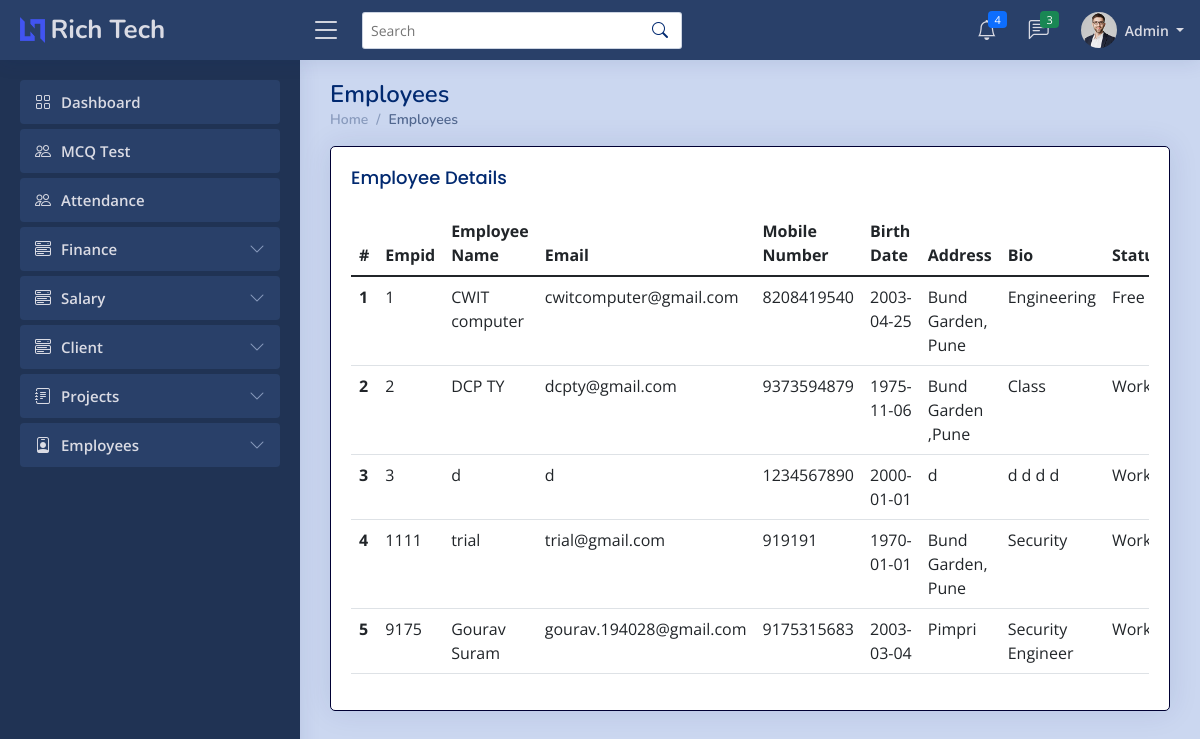
The app's page /admin/all_emp.php (signed in), older data.
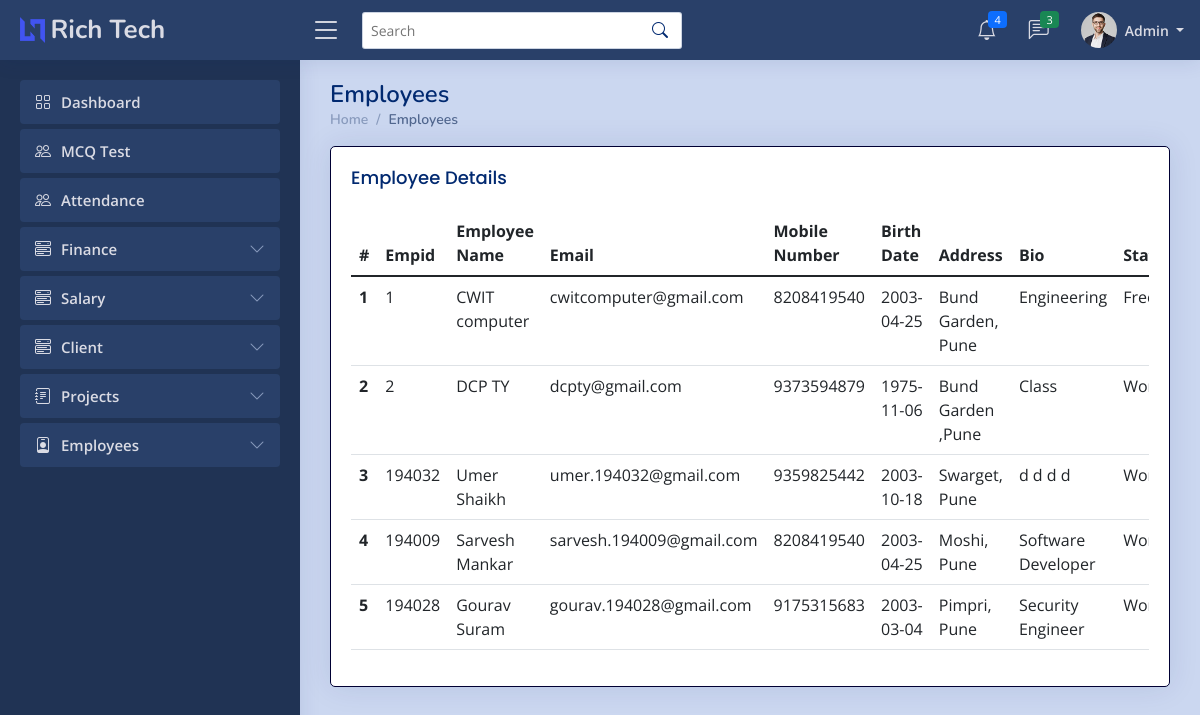
The same page, newer data.
### tables this page shows
CREATE TABLE `empt` (
  `Id` int(7) NOT NULL,
  `uname` varchar(255) NOT NULL,
  `empid` varchar(255) NOT NULL,
  `ename` varchar(255) NOT NULL,
  `deptname` varchar(255) NOT NULL,
  `email` varchar(255) NOT NULL,
  `mobile` varchar(14) NOT NULL,
  `dob` datetime NOT NULL,
  `eaddress` varchar(255) NOT NULL,
  `pphoto` longblob NOT NULL,
  `cv` longblob NOT NULL,
  `bio` longtext NOT NULL,
  `github` varchar(255) NOT NULL,
  `twitter` varchar(255) NOT NULL,
  `insta` varchar(255) NOT NULL,
  `linkedin` varchar(255) NOT NULL,
  `wstatus` varchar(20) NOT NULL
);

### admin/all_emp.php (the view, shortened to what this page needs)
<?php
    if ($_SESSION['erole']=="admin"){
?>
<!DOCTYPE html>
<html lang="en">
<head>
  <link href="../assets/vendor/bootstrap/css/bootstrap.min.css" rel="stylesheet">
  <link rel="stylesheet" href="../assets/vendor/bootstrap-icons/bootstrap-icons.css?v=<?php echo time(); ?>">
  <link href="../assets/vendor/boxicons/css/boxicons.min.css" rel="stylesheet">
  <link href="../assets/vendor/quill/quill.snow.css" rel="stylesheet">
  <link href="../assets/vendor/quill/quill.bubble.css" rel="stylesheet">
  <link href="../assets/vendor/remixicon/remixicon.css" rel="stylesheet">
  <link href="../assets/vendor/simple-datatables/style.css" rel="stylesheet">
  <link rel="stylesheet" href="../assets/css/style.css?v=<?php echo time(); ?>">
</head>
<body>
  <?php include 'imports/nav-admin.php'; ?>
  <main id="main" class="main">
    <div class="pagetitle">
      <h1>Employees</h1>
      <nav>
        <ol class="breadcrumb">
          <li class="breadcrumb-item"><a href="index.php">Home</a></li>
          <li class="breadcrumb-item active">Employees</li>
        </ol>
      </nav>
    </div>
    <section class="section dashboard">
        <div class="row">
            <div class="col-md-12">
                <div class="card">
                <div class="card-body">
                <h5 class="card-title">Employee Details</h5>
                <?php
                include '../imports/config.php';
                $conn=mysqli_connect($server_name,$username,$password,$database_name);
                $sql_query = "SELECT * from empt";
                $records = mysqli_query($conn, $sql_query);
                $n=1;
                echo '<div class="table-responsive">';
                echo '<table class="table table-hover">';
                    echo '<thead class="thead-dark">';
                        echo '<tr>';
                        echo '<th scope="col">#</th>';
                        echo '<th scope="col">Empid</th>';
                        echo '<th scope="col">Employee Name</th>';
                        echo '<th scope="col">Email</th>';
                        echo '<th scope="col">Mobile Number</th>';
                        echo '<th scope="col">Birth Date</th>';
                        echo '<th scope="col">Address</th>';
                        echo '<th scope="col">Bio</th>';
                        echo '<th scope="col">Status</th>';
                        echo '</tr>';
                    echo '</thead>';
                    echo '<tbody>';
                    while($data = mysqli_fetch_array($records)){
                        $empid=$data['empid'];
                        $ename=$data['ename'];
                        $email=$data['email'];
                        $mobile=$data['mobile'];
                        $dob=$data['dob'];
                        $address=$data['eaddress'];
                        $bio=$data['bio'];
                        $wstatus=$data['wstatus'];
                        $dob1=explode(" ",$dob);
                        $dob=$dob1[0];
                        echo '<tr>
                                <th scope="row">'.$n.'</th>
                                <td>'.$empid.'</td>
                                <td>'.$ename.'</td>
                                <td>'.$email.'</td>
                                <td>'.$mobile.'</td>
                                <td>'.$dob.'</td>
                                <td>'.$address.'</td>
                                <td>'.$bio.'</td>
                                <td>'.$wstatus.'</td>
                                </tr>';
                        $n+=1;
                    }
                    echo '</tbody>
                    </table>';
                    echo '</div>';
                ?>
                </div>
            </div>
            </div>
        </div>
    </section>
  </main>
</body>
</html>
<?php
}
      else{
          ob_start();
          header('Location: '.'../index.php');
          ob_end_flush();
          die();
      }
    ?>

### admin/imports/nav-admin.php (shortened to what this page needs)
<header id="header" class="header fixed-top d-flex align-items-center">
  <div class="d-flex align-items-center justify-content-between">
    <a href="index.php" class="logo d-flex align-items-center">
      <img src="../assets/img/logo.png" alt="">
      <span class="d-none d-lg-block">Rich Tech</span>
    </a>
    <i class="bi bi-list toggle-sidebar-btn"></i>
  </div>
  <div class="search-bar">
    <form class="search-form d-flex align-items-center" method="POST" action="#">
      <input type="text" name="query" placeholder="Search" title="Enter search keyword">
      <button type="submit" title="Search"><i class="bi bi-search"></i></button>
    </form>
  </div>
  <nav class="header-nav ms-auto">
    <ul class="d-flex align-items-center">
      <li class="nav-item dropdown">
        <a class="nav-link nav-icon" href="#" data-bs-toggle="dropdown">
          <i class="bi bi-bell"></i>
          <span class="badge bg-primary badge-number">
            <?php
              include '../imports/config.php';
              $sql_query = "SELECT * FROM notift WHERE euid='admin' ORDER BY id DESC LIMIT 4;";
              $result = mysqli_query($conn,$sql_query);
              $count = mysqli_num_rows($result);
              echo $count;
            ?>
          </span>
        </a>
      </li>
      <li class="nav-item dropdown">
        <a class="nav-link nav-icon" href="#" data-bs-toggle="dropdown">
          <i class="bi bi-chat-left-text"></i>
          <span class="badge bg-success badge-number">3</span>
        </a>
      </li>
      <li class="nav-item dropdown pe-3">
        <a class="nav-link nav-profile d-flex align-items-center pe-0" href="#" data-bs-toggle="dropdown">
          <img src="../assets/img/profile-img.jpg" alt="Profile" class="rounded-circle">
          <span class="d-none d-md-block dropdown-toggle ps-2"> Admin </span>
        </a>
      </li>
    </ul>
  </nav>
</header>
<aside id="sidebar" class="sidebar">
  <ul class="sidebar-nav" id="sidebar-nav">
    <li class="nav-item">
      <a class="nav-link " href="index.php">
        <i class="bi bi-grid"></i>
        <span>Dashboard</span>
      </a>
    </li>
    <li class="nav-item">
      <a class="nav-link " href="../MCQ/dashboard.php">
        <i class="bi bi-people"></i>
        <span>MCQ Test</span>
      </a>
    </li>
          <li class="nav-item">
      <a class="nav-link " href="attendance.php">
        <i class="bi bi-people"></i>
        <span>Attendance</span>
      </a>
    </li>
    <li class="nav-item">
      <a class="nav-link collapsed" data-bs-target="#finance-nav" data-bs-toggle="collapse" href="#">
        <i class="bi bi-menu-button-wide"></i><span>Finance</span><i class="bi bi-chevron-down ms-auto"></i>
      </a>
    </li>
    <li class="nav-item">
      <a class="nav-link collapsed" data-bs-target="#salary-nav" data-bs-toggle="collapse" href="#">
        <i class="bi bi-menu-button-wide"></i><span>Salary</span><i class="bi bi-chevron-down ms-auto"></i>
      </a>
    </li>
    <li class="nav-item">
      <a class="nav-link collapsed" data-bs-target="#client-nav" data-bs-toggle="collapse" href="#">
        <i class="bi bi-menu-button-wide"></i><span>Client</span><i class="bi bi-chevron-down ms-auto"></i>
      </a>
    </li>
    <li class="nav-item">
      <a class="nav-link collapsed" data-bs-target="#projects-nav" data-bs-toggle="collapse" href="#">
        <i class="bi bi-journal-text"></i><span>Projects</span><i class="bi bi-chevron-down ms-auto"></i>
      </a>
    </li>
    <li class="nav-item">
      <a class="nav-link collapsed" data-bs-target="#employees-nav" data-bs-toggle="collapse" href="#">
        <i class="bi bi-person-badge"></i><span>Employees</span><i class="bi bi-chevron-down ms-auto"></i>
      </a>
    </li>
  </ul>
</aside>

### assets/css/style.css (style rules this page uses)
:root { scroll-behavior: smooth; }
body { font-family: "Open Sans", sans-serif; background: #cbd7f0; color: #444444; }
a { color: #4154f1; text-decoration: none; }
h1, h2, h3, h4, h5, h6 { font-family: "Nunito", sans-serif; }
#main { margin-top: 60px; padding: 20px 30px; transition: all 0.3s; }
.pagetitle { margin-bottom: 10px; }
.pagetitle h1 { font-size: 24px; margin-bottom: 0; font-weight: 600; color: #012970; }
.card { margin-bottom: 30px; border-width: 1px; border-color: #000033; border-radius: 5px; box-shadow: 0px 0 30px rgba(1, 41, 112, 0.1); }
.card-title { padding: 20px 0 15px 0; font-size: 18px; font-weight: 500; color: #012970; font-family: "Poppins", sans-serif; }
.card-body { padding: 0 20px 20px 20px; }
.breadcrumb { font-size: 14px; font-family: "Nunito", sans-serif; color: #899bbd; font-weight: 600; }
.breadcrumb a { color: #899bbd; transition: 0.3s; }
.breadcrumb .breadcrumb-item::before { color: #899bbd; }
.breadcrumb .active { color: #51678f; font-weight: 600; }
.logo { line-height: 1; }
@media (min-width: 1200px) { .logo { width: 280px; } }
.logo img { max-height: 26px; margin-right: 6px; }
.logo span { font-size: 26px; font-weight: 700; color: #dadbe4; font-family: "Nunito", sans-serif; }
.header { transition: all 0.5s; z-index: 997; height: 60px; box-shadow: 0px 2px 20px rgba(1, 41, 112, 0.1); background-color: #294069; padding-left: 20px; }
.header .toggle-sidebar-btn { font-size: 32px; padding-left: 10px; cursor: pointer; color: #012970; }
.header .search-bar { min-width: 360px; padding: 0 20px; }
.header .search-form { width: 100%; }
.header .search-form input { border: 0; font-size: 14px; color: #012970; border: 1px solid rgba(1, 41, 112, 0.2); padding: 7px 38px 7px 8px; border-radius: 3px; transition: 0.3s; width: 100%; }
.header .search-form button { border: 0; padding: 0; margin-left: -30px; background: none; }
.header .search-form button i { color: #012970; }
.header-nav ul { list-style: none; }
.header-nav > ul { margin: 0; padding: 0; }
.header-nav .nav-icon { font-size: 20px; color: #012970; }
.header-nav .nav-profile { color: #dadbe4; }
.header-nav .nav-profile img { max-height: 36px; }
.header-nav .nav-profile span { font-size: 14px; font-weight: 600; }
.header-nav .badge-number { position: absolute; inset: 4px 6px auto auto; font-weight: normal; font-size: 11px; padding: 3px 6px; }
.sidebar { position: fixed; top: 60px; left: 0; bottom: 0; width: 300px; z-index: 996; transition: all 0.3s; padding: 20px; overflow-y: auto; scrollbar-width: thin; scrollbar-color: #aab7cf transparent; box-shadow: 0px 0px 20px rgba(1, 41, 112, 0.1); background-color: #203354; }
@media (min-width: 1200px) { #main, #footer { margin-left: 300px; } }
.sidebar-nav { padding: 0; margin: 0; list-style: none; }
.sidebar-nav li { padding: 0; margin: 0; list-style: none; }
.sidebar-nav .nav-item { margin-bottom: 5px; }
.sidebar-nav .nav-link { display: flex; align-items: center; font-size: 15px; font-weight: 600; color: #dadbe4; transition: 0.3; background: #294069; padding: 10px 15px; border-radius: 4px; }
.sidebar-nav .nav-link i { font-size: 16px; margin-right: 10px; color: #4154f1; }
.sidebar-nav .nav-link.collapsed { color: #dadbe4; background: #294069; }
.sidebar-nav .nav-link.collapsed i { color: #899bbd; }
.sidebar-nav .nav-link .bi-chevron-down { margin-right: 0; transition: transform 0.2s ease-in-out; }

Row changes from the older to the newer data that the page shows:
changed empt: empid "3" → "194032"; ename "d" → "Umer Shaikh"; email "d" → "umer.194032@gmail.com"; mobile "1234567890" → "9359825442"; dob "2000-01-01" → "2003-10-18"; eaddress "d" → "Swarget, Pune"
changed empt: empid "1111" → "194009"; ename "trial" → "Sarvesh Mankar"; email "trial@gmail.com" → "sarvesh.194009@gmail.com"; mobile "919191" → "8208419540"; dob "1970-01-01" → "2003-04-25"; eaddress "Bund Garden, Pune" → "Moshi, Pune"; bio "Security" → "Software Developer"
changed empt "Gourav Suram": empid "9175" → "194028"; eaddress "Pimpri" → "Pimpri, Pune"
